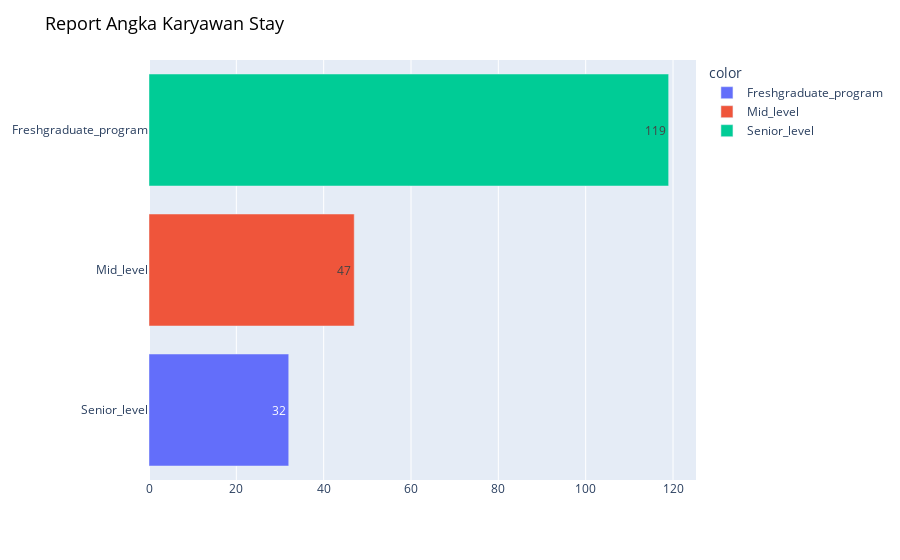

Write notebook code for a chart like this one.
### Code cell
# Banyak karyawan stay berdasarkan Status Kepegawaian
resignbyjenjangplot = px.bar(y = resignbyjenjang.sort_values('Not Resign')['JenjangKarir'], x = resignbyjenjang.sort_values('Not Resign')['Not Resign'], color = resignbyjenjang['JenjangKarir'], text = resignbyjenjang.sort_values('Not Resign')['Not Resign'], orientation='h')
resignbyjenjangplot.update_layout(xaxis_title=None, yaxis_title=None, barmode="relative")
resignbyjenjangplot.update_layout(title="Report Angka Karyawan Stay",title_font=dict(size=18, color="black"))

### Figure 1 — Plotly figure (JSON) as saved in the notebook; plotly's stock layout.template omitted (floating-point values rounded to 4 significant figures)
{"data": [{"alignmentgroup": "True", "hovertemplate": "color=Freshgraduate_program<br>x=%{x}<br>y=%{y}<br>text=%{text}<extra></extra>", "legendgroup": "Freshgraduate_program", "marker": {"color": "#636efa", "pattern": {"shape": ""}}, "name": "Freshgraduate_program", "offsetgroup": "Freshgraduate_program", "orientation": "h", "showlegend": true, "text": [32], "textposition": "auto", "type": "bar", "x": [32], "xaxis": "x", "y": ["Senior_level"], "yaxis": "y"}, {"alignmentgroup": "True", "hovertemplate": "color=Mid_level<br>x=%{x}<br>y=%{y}<br>text=%{text}<extra></extra>", "legendgroup": "Mid_level", "marker": {"color": "#EF553B", "pattern": {"shape": ""}}, "name": "Mid_level", "offsetgroup": "Mid_level", "orientation": "h", "showlegend": true, "text": [47], "textposition": "auto", "type": "bar", "x": [47], "xaxis": "x", "y": ["Mid_level"], "yaxis": "y"}, {"alignmentgroup": "True", "hovertemplate": "color=Senior_level<br>x=%{x}<br>y=%{y}<br>text=%{text}<extra></extra>", "legendgroup": "Senior_level", "marker": {"color": "#00cc96", "pattern": {"shape": ""}}, "name": "Senior_level", "offsetgroup": "Senior_level", "orientation": "h", "showlegend": true, "text": [119], "textposition": "auto", "type": "bar", "x": [119], "xaxis": "x", "y": ["Freshgraduate_program"], "yaxis": "y"}], "layout": {"barmode": "relative", "legend": {"title": {"text": "color"}, "tracegroupgap": 0}, "margin": {"t": 60}, "title": {"font": {"color": "black", "size": 18}, "text": "Report Angka Karyawan Stay"}, "xaxis": {"anchor": "y", "domain": [0, 1], "title": {}}, "yaxis": {"anchor": "x", "domain": [0, 1], "title": {}}}}
